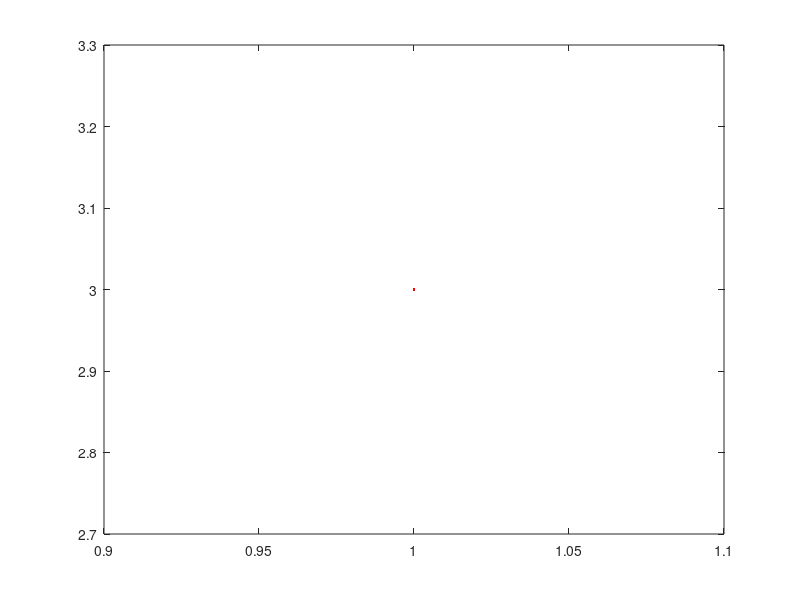

MATLAB code to generate this figure:
%matlab code
x=1;
y=3;
z=x+y;
fprintf('z=%2.3f',z);
a=11;
b=2i;
c=a+b;
fprintf('complex c=%2.3f',c);
figure(1); clf;
plot(x,y,'r');

